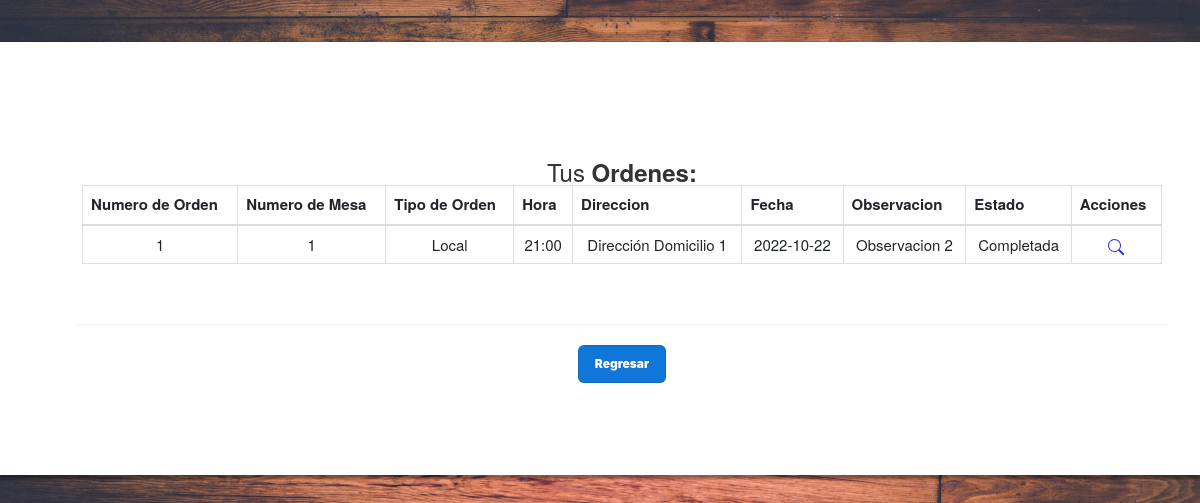
The app's page /PAGINA_MisOrdenes.php (signed in), older data.
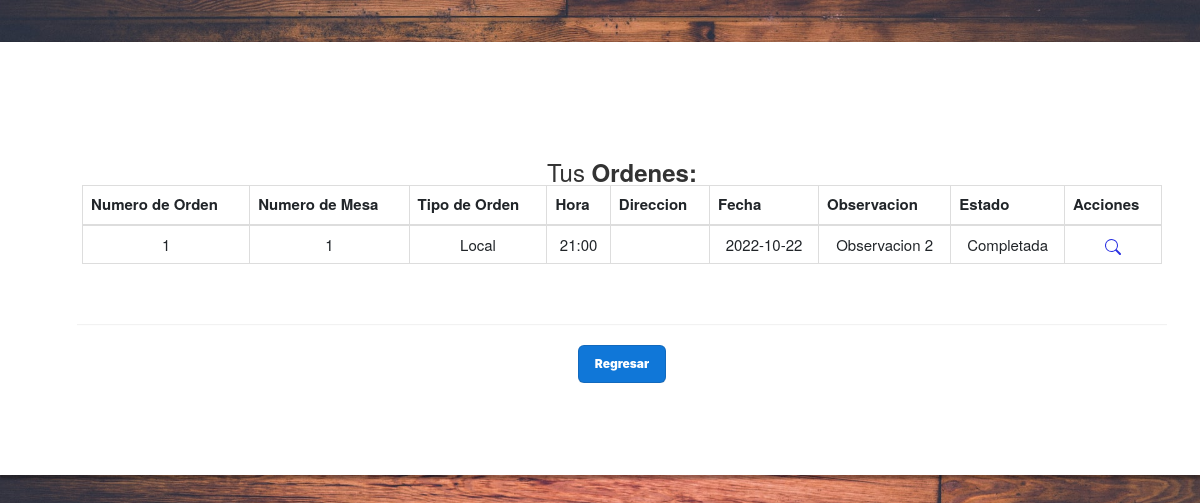
The same page, newer data.
### tables this page shows
CREATE TABLE `orden` (
  `id_orden` int(10) PRIMARY KEY NOT NULL AUTO_INCREMENT COMMENT 'ID de la orden',  
  `cliente_orden` int(10) NULL COMMENT 'Cliente al que le corresponde la orden',
  `empleado_orden` int(10) NULL COMMENT 'Empleado que realizó la orden',
  `mesa_orden` int(10) NULL COMMENT 'Mesa asignada a la orden',
  `tipo_orden` enum('Local','Take Away','Delivery') NULL COMMENT 'Tipo de orden',
  `hora` varchar(5) NOT NULL COMMENT 'Hora de la orden',
  `direccion` varchar(80) NULL COMMENT 'Dirección de la orden',
  `fecha` date NOT NULL COMMENT 'Fecha de la orden realizada',
  `observacion` varchar(90) NULL COMMENT 'Comentarios para el pedido',
  `estado_orden` enum('Generandose...','Pendiente','En Proceso','Completada') NOT NULL COMMENT 'Estado de la orden',
  CONSTRAINT cliente_orden FOREIGN KEY (cliente_orden) REFERENCES usuario(id_usuario),
  CONSTRAINT empleado_orden FOREIGN KEY (empleado_orden) REFERENCES usuario(id_usuario),
  CONSTRAINT mesa_orden FOREIGN KEY (mesa_orden) REFERENCES mesa(id_mesa)
);

### modelo/conexion.php (called while the page is built)
<?php
class Conectar{
    public static function conexion (){
        try{
            $host ="localhost";
            $user ="root";
            $pass="";
            $bd="proyecto_grupo2";
            $con = mysqli_connect($host,$user,$pass);
            mysqli_select_db($con,$bd);
            return $con;
        }catch(Exception $e){
    die('Error'.$e->getMessage());
    echo "La linea de error " . $e->getLine();
        }
    }
    }
?>

### modelo/Orden.php (called while the page is built, shortened)
<?php
class Orden
{
    private $con;
    private $orden;
    public function __construct()
    {
        require_once("conexion.php");
        $this->con = conectar::conexion();
    }
    public function listar_ordenes_usuario($id)
    {
        $sql = "SELECT *
        FROM orden WHERE cliente_orden = $id ORDER BY id_orden";
        $query = mysqli_query($this->con, $sql);
        while ($filas = mysqli_fetch_array($query)) {
            $this->orden[] = $filas;
        }
        return $this->orden;
    }
}
?>

### vista/OrdenUsuario_VISTA.php (the view, shortened to what this page needs)
<!DOCTYPE html>
<html lang="es">
<head>
    <link rel="stylesheet" href="assets/styles2.css">
    <link href="https://cdn.jsdelivr.net/npm/bootstrap@5.2.0/dist/css/bootstrap.min.css" rel="stylesheet">
    <link href="https://maxcdn.bootstrapcdn.com/bootstrap/3.3.7/css/bootstrap.min.css" rel="stylesheet">
</head>
<body>
    <div class="container">
        <div class="table-responsive">
            <div class="table-wrapper">
                <div class="table-title">
                    <div class="row">
                        <div class="col-xs-4">
                        </div>
                        <div class="col-xs-4">
                            <h2 class="text-center">Tus <b>Ordenes: </b></h2>
                        </div>
                        <table class="table table-bordered">
                            <thead>
                                <tr>
                                    <th>Numero de Orden</th>
                                    <th>Numero de Mesa</th>
                                    <th>Tipo de Orden</th>
                                    <th>Hora</th>
                                    <th>Direccion</th>
                                    <th>Fecha</th>
                                    <th>Observacion</th>
                                    <th>Estado</th>
                                    <th>Acciones</th>
                                </tr>
                            </thead>
                            <tbody>
                                <?php $numero_orden = 1;
                                foreach ($matrizOrden as $orden) : ?>
                                    <tr>
                                        <td scope="row"><?php echo $numero_orden ?></td>
                                        <td><?php echo $orden['mesa_orden'] ?></td>
                                        <td><?php echo $orden['tipo_orden'] ?></td>
                                        <td><?php echo $orden['hora'] ?></td>
                                        <td><?php echo $orden['direccion'] ?></td>
                                        <td><?php echo $orden['fecha'] ?></td>
                                        <td><?php echo $orden['observacion'] ?></td>
                                        <td><?php if ($orden['estado_orden'] == "Generandose...") {
                                                echo "Sin completar";
                                            } else {
                                                echo $orden['estado_orden'] ?></td><?php
                                                                                } ?>
                                    <td>
                                        <a href="PAGINA_VerProductosTuOrden.php?id=<?php echo $orden['id_orden'] ?>" title="Informacion de la Orden"><img src="assets/iconos/icono-lupa.svg"></a>
                                    </td>
                                    </tr>
                                <?php $numero_orden = $numero_orden + 1;
                                endforeach; ?>
                            </tbody>
                        </table>
                    </div>
                </div>
            </div>
</body>
</html>

Row changes from the older to the newer data that the page shows:
changed orden "Local": direccion "Dirección Domicilio 1" → (not shown)
